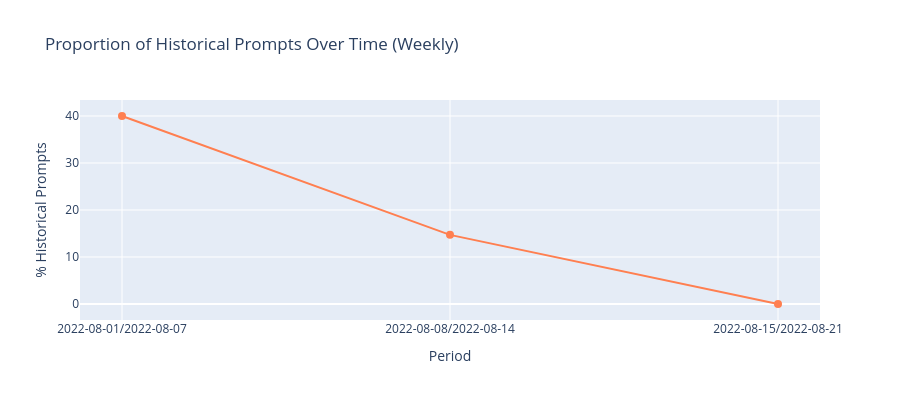

Notebook code cell kept with this figure:
### Markdown cell above
### 9.2 Temporal Analysis

Analyze the proportion of historical prompts over time and track topic evolution.

**Granularity**: Change `TEMPORAL_GRANULARITY` to `'W'` (weekly) or `'D'` (daily).

### Code cell
# Temporal analysis of historical references
import plotly.graph_objects as go

# --- Configuration ---
TEMPORAL_GRANULARITY = 'W'  # 'M' = monthly, 'W' = weekly, 'D' = daily
GRANULARITY_LABELS = {'M': 'Monthly', 'W': 'Weekly', 'D': 'Daily'}

# Load results with metadata
results_df = pd.read_csv("data/results_mlx/validation_results.csv")

# Parse datetime
results_df['datetime'] = pd.to_datetime(results_df['datetime'], errors='coerce')
valid_mask = results_df['datetime'].notna()
temporal_df = results_df[valid_mask].copy()

print(f"Prompts with valid timestamps: {len(temporal_df):,} / {len(results_df):,}")
print(f"Granularity: {GRANULARITY_LABELS.get(TEMPORAL_GRANULARITY, TEMPORAL_GRANULARITY)}")

# Create period column
temporal_df['period'] = temporal_df['datetime'].dt.to_period(TEMPORAL_GRANULARITY)

# Count total and historical prompts per period
period_total = temporal_df.groupby('period').size()
period_historical = temporal_df[temporal_df['references_past'] == 'yes'].groupby('period').size()

# Combine into a DataFrame
temporal_stats = pd.DataFrame({
    'total': period_total,
    'historical': period_historical,
}).fillna(0).astype(int)

temporal_stats['pct_historical'] = (temporal_stats['historical'] / temporal_stats['total'] * 100).round(2)

print(f"\n{'=' * 60}")
print(f"HISTORICAL REFERENCES OVER TIME ({GRANULARITY_LABELS.get(TEMPORAL_GRANULARITY, TEMPORAL_GRANULARITY)})")
print(f"{'=' * 60}")
for period, row in temporal_stats.iterrows():
    bar = '█' * int(row['pct_historical'])
    print(f"  {period}  {row['historical']:>4}/{row['total']:>5} ({row['pct_historical']:>5.1f}%) {bar}")

# Line chart: % historical prompts over time
fig = go.Figure()
fig.add_trace(go.Scatter(
    x=[str(p) for p in temporal_stats.index],
    y=temporal_stats['pct_historical'],
    mode='lines+markers',
    name='% Historical',
    line=dict(color='coral', width=2),
    marker=dict(size=8),
    hovertemplate='%{x}<br>%{y:.1f}% historical<br>%{customdata[0]} / %{customdata[1]} prompts',
    customdata=temporal_stats[['historical', 'total']].values,
))

fig.update_layout(
    title=f'Proportion of Historical Prompts Over Time ({GRANULARITY_LABELS.get(TEMPORAL_GRANULARITY)})',
    xaxis_title='Period',
    yaxis_title='% Historical Prompts',
    width=900, height=400,
)
fig.show()
fig.write_html("data/results_mlx/temporal_historical_pct.html")
print("Saved: data/results_mlx/temporal_historical_pct.html")

### Figure 1 — Plotly figure (JSON) as saved in the notebook; plotly's stock layout.template omitted (floating-point values rounded to 4 significant figures)
{"data": [{"customdata": [[2, 5], [10, 68], [0, 8]], "hovertemplate": "%{x}<br>%{y:.1f}% historical<br>%{customdata[0]} / %{customdata[1]} prompts", "line": {"color": "coral", "width": 2}, "marker": {"size": 8}, "mode": "lines+markers", "name": "% Historical", "type": "scatter", "x": ["2022-08-01/2022-08-07", "2022-08-08/2022-08-14", "2022-08-15/2022-08-21"], "y": [40.0, 14.71, 0.0]}], "layout": {"height": 400, "title": {"text": "Proportion of Historical Prompts Over Time (Weekly)"}, "width": 900, "xaxis": {"title": {"text": "Period"}}, "yaxis": {"title": {"text": "% Historical Prompts"}}}}
